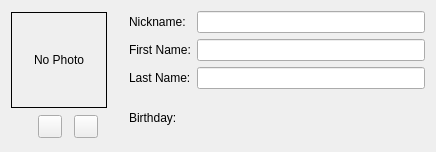
<ui version="4.0" >
 <class>IdentityGeneral</class>
 <widget class="QWidget" name="IdentityGeneral" >
  <property name="geometry" >
   <rect>
    <x>0</x>
    <y>0</y>
    <width>436</width>
    <height>148</height>
   </rect>
  </property>
  <property name="windowTitle" >
   <string>General Info</string>
  </property>
  <layout class="QHBoxLayout" >
   <item>
    <layout class="QVBoxLayout" >
     <item>
      <widget class="QLabel" name="photo" >
       <property name="minimumSize" >
        <size>
         <width>96</width>
         <height>96</height>
        </size>
       </property>
       <property name="maximumSize" >
        <size>
         <width>96</width>
         <height>96</height>
        </size>
       </property>
       <property name="frameShape" >
        <enum>QFrame::Box</enum>
       </property>
       <property name="frameShadow" >
        <enum>QFrame::Plain</enum>
       </property>
       <property name="text" >
        <string>No Photo</string>
       </property>
       <property name="textFormat" >
        <enum>Qt::RichText</enum>
       </property>
       <property name="alignment" >
        <set>Qt::AlignCenter</set>
       </property>
      </widget>
     </item>
     <item>
      <layout class="QHBoxLayout" >
       <property name="spacing" >
        <number>5</number>
       </property>
       <item>
        <spacer>
         <property name="orientation" >
          <enum>Qt::Horizontal</enum>
         </property>
         <property name="sizeType" >
          <enum>QSizePolicy::Minimum</enum>
         </property>
         <property name="sizeHint" >
          <size>
           <width>20</width>
           <height>20</height>
          </size>
         </property>
        </spacer>
       </item>
       <item>
        <widget class="QToolButton" name="selectPhoto" >
         <property name="toolTip" >
          <string>Select Photo</string>
         </property>
         <property name="whatsThis" >
          <string/>
         </property>
         <property name="text" >
          <string/>
         </property>
        </widget>
       </item>
       <item>
        <widget class="QToolButton" name="clearPhoto" >
         <property name="toolTip" >
          <string>Clear Photo</string>
         </property>
         <property name="statusTip" >
          <string/>
         </property>
         <property name="text" >
          <string/>
         </property>
        </widget>
       </item>
      </layout>
     </item>
    </layout>
   </item>
   <item>
    <spacer>
     <property name="orientation" >
      <enum>Qt::Horizontal</enum>
     </property>
     <property name="sizeType" >
      <enum>QSizePolicy::Minimum</enum>
     </property>
     <property name="sizeHint" >
      <size>
       <width>16</width>
       <height>130</height>
      </size>
     </property>
    </spacer>
   </item>
   <item>
    <layout class="QGridLayout" >
     <item row="0" column="0" >
      <widget class="QLabel" name="nickNameLabel" >
       <property name="sizePolicy" >
        <sizepolicy vsizetype="Preferred" hsizetype="Fixed" >
         <horstretch>0</horstretch>
         <verstretch>0</verstretch>
        </sizepolicy>
       </property>
       <property name="text" >
        <string>Nickname:</string>
       </property>
       <property name="buddy" >
        <cstring>lastName</cstring>
       </property>
      </widget>
     </item>
     <item row="0" column="1" >
      <widget class="QLineEdit" name="nickName" />
     </item>
     <item row="1" column="0" >
      <widget class="QLabel" name="firstNameLabel" >
       <property name="sizePolicy" >
        <sizepolicy vsizetype="Preferred" hsizetype="Fixed" >
         <horstretch>0</horstretch>
         <verstretch>0</verstretch>
        </sizepolicy>
       </property>
       <property name="text" >
        <string>First Name:</string>
       </property>
       <property name="buddy" >
        <cstring>firstName</cstring>
       </property>
      </widget>
     </item>
     <item row="1" column="1" >
      <widget class="QLineEdit" name="firstName" />
     </item>
     <item row="2" column="0" >
      <widget class="QLabel" name="lastNameLabel" >
       <property name="sizePolicy" >
        <sizepolicy vsizetype="Preferred" hsizetype="Fixed" >
         <horstretch>0</horstretch>
         <verstretch>0</verstretch>
        </sizepolicy>
       </property>
       <property name="text" >
        <string>Last Name:</string>
       </property>
       <property name="buddy" >
        <cstring>lastName</cstring>
       </property>
      </widget>
     </item>
     <item row="2" column="1" >
      <widget class="QLineEdit" name="lastName" />
     </item>
     <item row="3" column="0" >
      <widget class="QLabel" name="birthdayLabel" >
       <property name="sizePolicy" >
        <sizepolicy vsizetype="Preferred" hsizetype="Fixed" >
         <horstretch>0</horstretch>
         <verstretch>0</verstretch>
        </sizepolicy>
       </property>
       <property name="text" >
        <string>Birthday:</string>
       </property>
       <property name="buddy" >
        <cstring>birthday</cstring>
       </property>
      </widget>
     </item>
     <item row="3" column="1" >
      <widget class="KDateWidget" name="birthday" >
       <property name="sizePolicy" >
        <sizepolicy vsizetype="Preferred" hsizetype="Expanding" >
         <horstretch>0</horstretch>
         <verstretch>0</verstretch>
        </sizepolicy>
       </property>
      </widget>
     </item>
    </layout>
   </item>
  </layout>
 </widget>
 <customwidgets>
  <customwidget>
   <class>KDateWidget</class>
   <extends>QWidget</extends>
   <header>kdatewidget.h</header>
  </customwidget>
 </customwidgets>
 <resources/>
 <connections/>
</ui>
